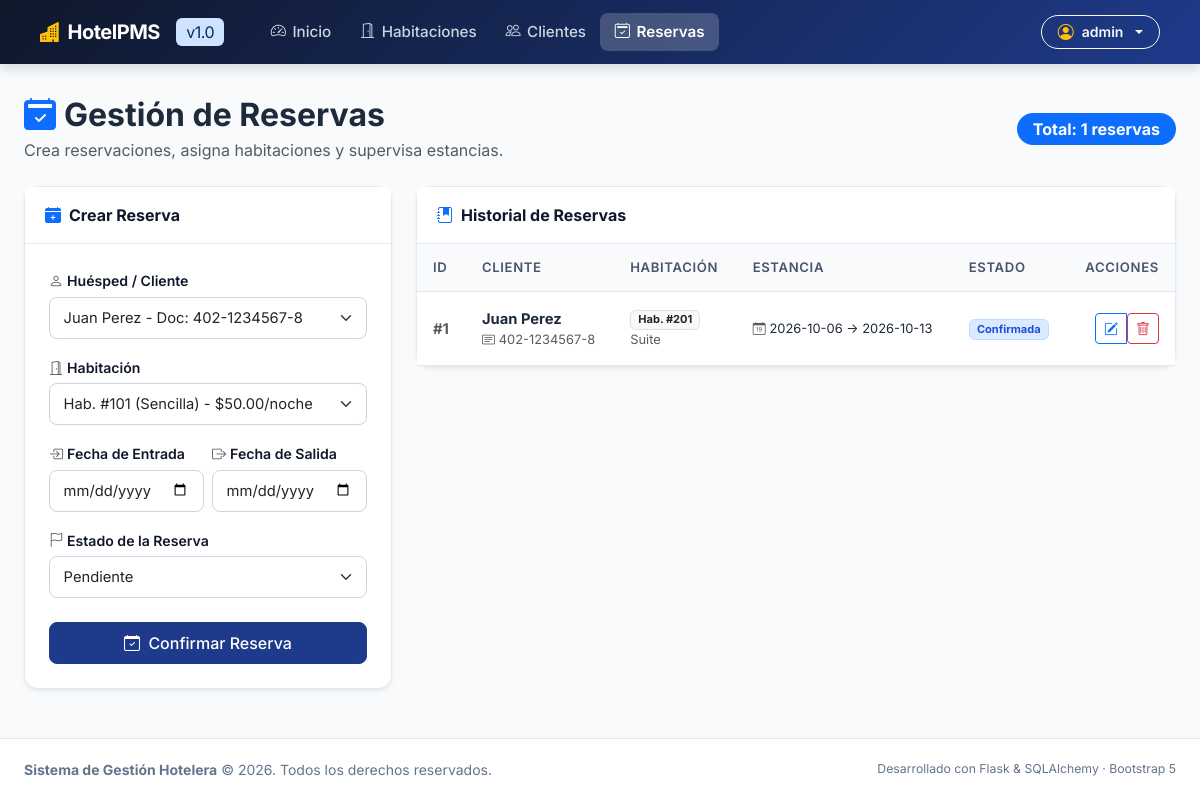
/reservas (signed in), run on an earlier commit of the app's database.
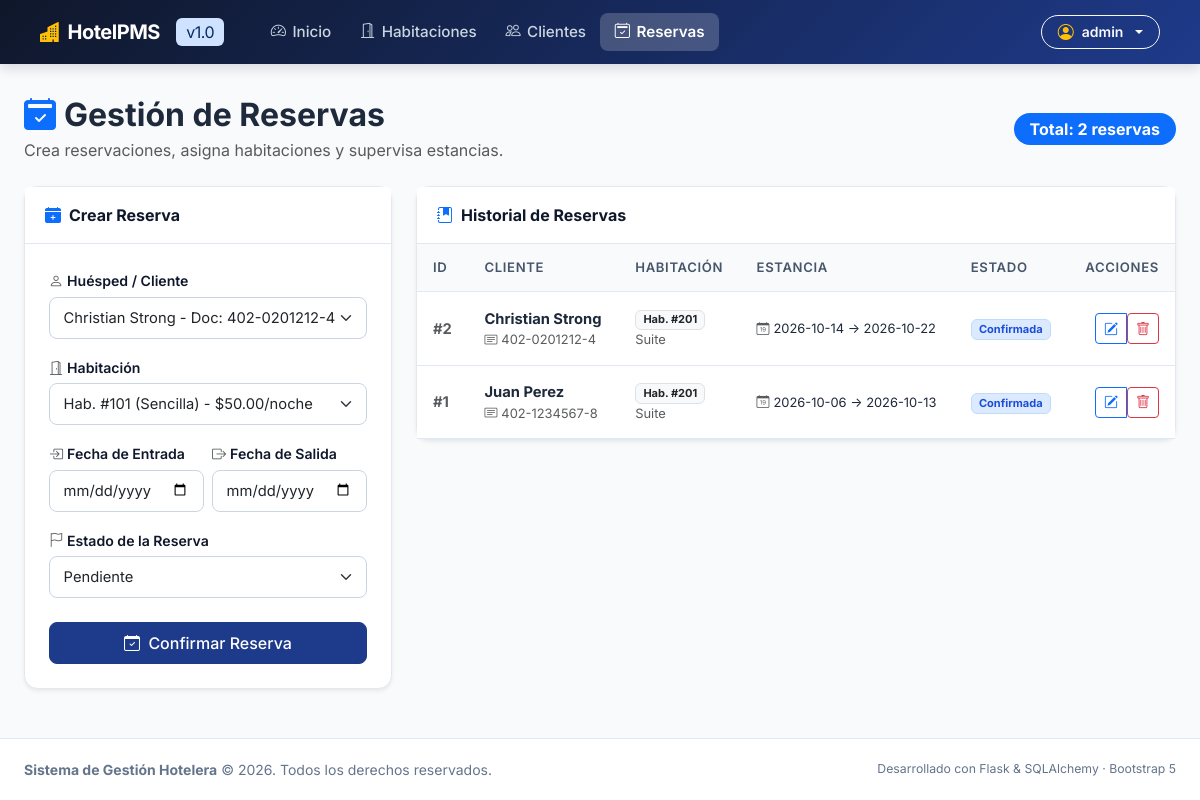
And on a later commit of the database.
### app/models.py (models this page shows, shortened)
class Reserva(database.Model):
    __tablename__ = "reservas"
    id: Mapped[int] = mapped_column(primary_key=True)
    cliente_id: Mapped[int] = mapped_column(ForeignKey("clientes.id"))
    cliente: Mapped["Cliente"] = relationship("Cliente")
    habitacion_id: Mapped[int] = mapped_column(ForeignKey("habitaciones.id"))
    habitacion: Mapped["Habitacion"] = relationship("Habitacion")
    fecha_entrada: Mapped[date] = mapped_column()
    fecha_salida: Mapped[date] = mapped_column()
    estado: Mapped[str] = mapped_column(String(30), default="pendiente")

class Cliente(database.Model):
    __tablename__ = "clientes"
    id: Mapped[int] = mapped_column(primary_key=True)
    nombre: Mapped[str] = mapped_column(String(60))
    apellido: Mapped[str] = mapped_column(String(60))
    id_documento: Mapped[str] = mapped_column(String(30), unique=True)
    telefono: Mapped[str] = mapped_column(String(25))
    correo: Mapped[str] = mapped_column(String(120), unique=True)
    ciudad_residencia: Mapped[str | None] = mapped_column(String(80), nullable=True)
    pais_residencia: Mapped[str | None] = mapped_column(String(80), nullable=True)
    fecha_registro: Mapped[date] = mapped_column(default=date.today)

class Habitacion(database.Model):
    __tablename__ = "habitaciones"
    id: Mapped[int] = mapped_column(primary_key=True)
    numero_hab: Mapped[int] = mapped_column(unique=True)
    tipo_hab: Mapped[str] = mapped_column(String(50))
    precio_noche_hab: Mapped[float] = mapped_column()
    estado_hab: Mapped[str] = mapped_column(String(30), default="Disponible")

### app/routes.py (the view, shortened to what this page needs)
@aplicacion.route("/reservas", methods=["GET", "POST"])
@login_required
def reservas():
    formulario = ReservaForm()
    clientes = Cliente.query.order_by(Cliente.nombre.asc()).all()
    formulario.cliente_id.choices = [
        (cliente.id, f"{cliente.nombre} {cliente.apellido} - Doc: {cliente.id_documento}")
        for cliente in clientes
    ]
    habitaciones = Habitacion.query.filter(Habitacion.estado_hab.in_(["Disponible","Ocupada"])).order_by(Habitacion.numero_hab.asc()).all()
    formulario.habitacion_id.choices = [
        (hab.id, f"Hab. #{hab.numero_hab} ({hab.tipo_hab}) - ${hab.precio_noche_hab:.2f}/noche")
        for hab in habitaciones
    ]
    lista_reservas = Reserva.query.order_by(Reserva.id.desc()).all()
    return render_template("reservas.html", formulario=formulario, reservas=lista_reservas)

### app/forms.py (shortened to what this page needs)
class ReservaForm(FlaskForm):
    cliente_id = SelectField("Huésped / Cliente", coerce=int, validators=[DataRequired(message="Selecciona un cliente.")])
    habitacion_id = SelectField("Habitación", coerce=int, validators=[DataRequired(message="Selecciona una habitación.")])
    fecha_entrada = DateField("Fecha de Entrada", validators=[DataRequired(message="La fecha de entrada es requerida.")], render_kw={"type": "date"})
    fecha_salida = DateField("Fecha de Salida", validators=[DataRequired(message="La fecha de salida es requerida.")], render_kw={"type": "date"})
    estado = SelectField(
        "Estado de la Reserva",
        choices=[
            ("pendiente", "Pendiente"),
            ("confirmada", "Confirmada"),
            ("cancelada", "Cancelada"),
            ("completada", "Completada")
        ],
        validators=[DataRequired(message="Selecciona un estado.")]
    )
    enviar = SubmitField("Guardar Reserva")

### app/__init__.py (called while the page is built)
@login_manager.user_loader
def load_user(user_id: str):
    return app.models.Usuario.query.get(int(user_id))

### app/templates/reservas.html (shortened to what the changed rows need)
{% extends "base.html" %}
{% block content %}
<div class="row mb-4 align-items-center">
    <div class="col-md-8">
        <h2 class="fw-bold mb-1">
            <i class="bi bi-calendar2-check-fill text-primary me-2"></i>Gestión de Reservas
        </h2>
    </div>
    <div class="col-md-4 text-md-end mt-3 mt-md-0">
        <span class="badge bg-primary fs-6 px-3 py-2 rounded-pill">
            Total: {{ reservas|length if reservas is defined else 0 }} reservas
        </span>
    </div>
</div>
<div class="row g-4">
    <div class="col-lg-4">
        <div class="card card-hotel shadow-sm">
            <div class="card-body p-4">
                <form method="POST" novalidate>
                    <div class="mb-3">
                        <label class="form-label" for="{{ formulario.cliente_id.id }}">
                            <i class="bi bi-person text-muted me-1"></i>{{ formulario.cliente_id.label.text }}
                        </label>
                        {{ formulario.cliente_id(class="form-select" + (" is-invalid" if formulario.cliente_id.errors else "")) }}
                    </div>
                </form>
            </div>
        </div>
    </div>
    <div class="col-lg-8">
        <div class="card card-hotel shadow-sm">
            <div class="card-body p-0">
                <div class="table-responsive">
                    <table class="table table-hotel align-middle mb-0">
                        <thead>
                            <tr>
                                <th>ID</th>
                                <th>Cliente</th>
                                <th>Habitación</th>
                                <th>Estancia</th>
                                <th>Estado</th>
                                <th class="text-end">Acciones</th>
                            </tr>
                        </thead>
                        <tbody>
                            {% if reservas %}
                                {% for reserva in reservas %}
                                <tr>
                                    <td>
                                        <span class="text-muted fw-bold">#{{ reserva.id }}</span>
                                    </td>
                                    <td>
                                        {% if reserva.cliente %}
                                            <strong>{{ reserva.cliente.nombre }} {{ reserva.cliente.apellido }}</strong>
                                            <div class="small text-muted">
                                                <i class="bi bi-card-text me-1"></i>{{ reserva.cliente.id_documento }}
                                            </div>
                                        {% else %}
                                            <span class="text-muted">Cliente no encontrado</span>
                                        {% endif %}
                                    </td>
                                    <td>
                                        {% if reserva.habitacion %}
                                            <span class="badge bg-light text-dark border">
                                                Hab. #{{ reserva.habitacion.numero_hab }}
                                            </span>
                                            <div class="small text-muted">{{ reserva.habitacion.tipo_hab }}</div>
                                        {% else %}
                                            <span class="text-muted">Hab. eliminada</span>
                                        {% endif %}
                                    </td>
                                    <td>
                                        <div class="small">
                                            <i class="bi bi-calendar-date text-muted me-1"></i>{{ reserva.fecha_entrada }} &rarr; {{ reserva.fecha_salida }}
                                        </div>
                                    </td>
                                    <td>
                                        {% set st = reserva.estado|lower %}
                                        <span class="badge badge-{{ st }} text-capitalize">
                                            {{ reserva.estado }}
                                        </span>
                                    </td>
                                    <td class="text-end">
                                        <div class="btn-group" role="group">
                                            <a href="{{ url_for('editar_reserva', id=reserva.id) }}" class="btn btn-outline-primary btn-sm" title="Editar">
                                                <i class="bi bi-pencil-square"></i>
                                            </a>
                                            <form method="POST" action="{{ url_for('eliminar_reserva', id=reserva.id) }}" class="d-inline" onsubmit="return confirm('¿Deseas eliminar la reserva #{{ reserva.id }}?');">
                                                <button type="submit" class="btn btn-outline-danger btn-sm" title="Eliminar">
                                                    <i class="bi bi-trash"></i>
                                                </button>
                                            </form>
                                        </div>
                                    </td>
                                </tr>
                                {% endfor %}
                            {% endif %}
                        </tbody>
                    </table>
                </div>
            </div>
        </div>
    </div>
</div>
{% endblock %}

What changed in the data, as far as the page shows it:
added Reserva: id "2", cliente.nombre "Christian", cliente.apellido "Strong", cliente.id_documento "402-0201212-4", habitacion.numero_hab "201", habitacion.tipo_hab "Suite", fecha_entrada "2026-10-14", fecha_salida "2026-10-22", estado "Confirmada"
Also different on the page:
{{ reservas|length if reservas is defined else 0 }}: "1" → "2"
form field cliente_id: "Juan Perez - Doc: 402-1234567-8" → "Christian Strong - Doc: 402-0201212-4"
